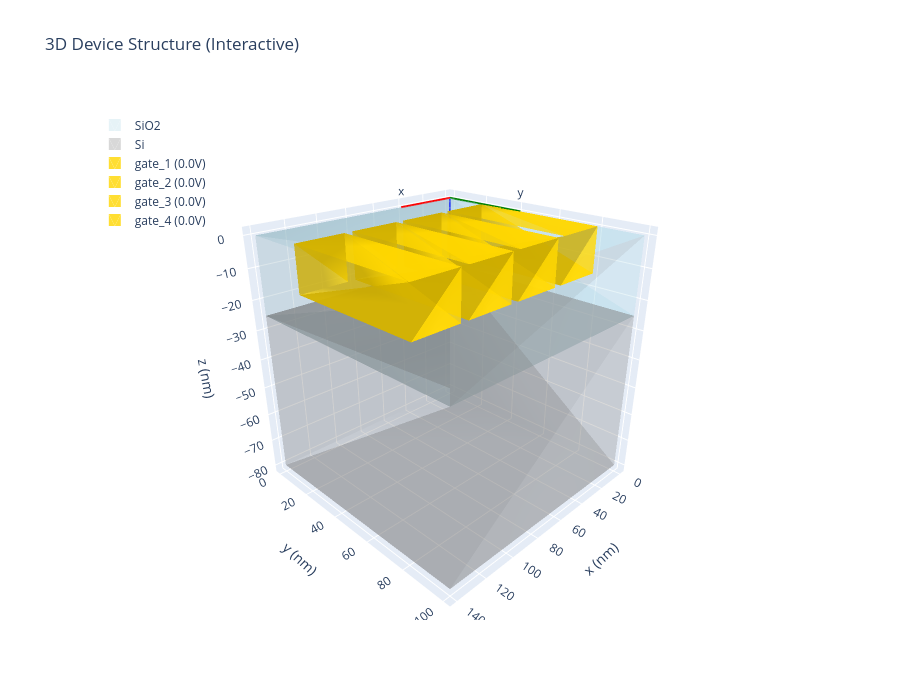

The notebook cell saved with this chart:
### Code cell
import plotly.graph_objects as go

fig = go.Figure()

# Define colors for different materials
material_colors = {"SiO2": "lightblue", "Si": "gray", "electrode": "gold"}


# Function to create a box mesh
def create_box(x_range, y_range, z_range, color, name, opacity=0.5):
    """Create a 3D box using Mesh3d"""
    x_min, x_max = x_range
    y_min, y_max = y_range
    z_min, z_max = z_range

    # 8 vertices of the box
    vertices_x = [x_min, x_max, x_max, x_min, x_min, x_max, x_max, x_min]
    vertices_y = [y_min, y_min, y_max, y_max, y_min, y_min, y_max, y_max]
    vertices_z = [z_min, z_min, z_min, z_min, z_max, z_max, z_max, z_max]

    # 12 triangles (2 per face, 6 faces)
    i = [0, 0, 0, 0, 4, 4, 6, 6, 0, 0, 2, 2]
    j = [1, 2, 3, 4, 5, 6, 7, 2, 5, 1, 6, 3]
    k = [2, 3, 4, 5, 6, 7, 4, 1, 4, 5, 7, 7]

    return go.Mesh3d(
        x=vertices_x,
        y=vertices_y,
        z=vertices_z,
        i=i,
        j=j,
        k=k,
        color=color,
        opacity=opacity,
        name=name,
        showlegend=True,
    )


# Convert to nm for visualization
size_x_nm = manager.size_x * 1e9
size_y_nm = manager.size_y * 1e9

# Add material layers
for layer in manager.layers:
    z_max, z_min = layer["z_range"]
    material = layer["material"]

    box = create_box(
        x_range=[0, size_x_nm],
        y_range=[0, size_y_nm],
        z_range=[z_min * 1e9, z_max * 1e9],
        color=material_colors.get(material, "lightgray"),
        name=f"{material}",
        opacity=0.3,
    )
    fig.add_trace(box)

# Add electrodes
for i, electrode in enumerate(manager.electrodes):
    x_min, x_max = electrode["x_range"]
    y_min, y_max = electrode["y_range"]
    z_position = electrode["z_position"]
    voltage = electrode["voltage"]

    box = create_box(
        x_range=[x_min * 1e9, x_max * 1e9],
        y_range=[y_min * 1e9, y_max * 1e9],
        z_range=[z_position * 1e9, 0],  # From z_position to surface
        color=material_colors["electrode"],
        name=f"{electrode['name']} ({voltage}V)",
        opacity=0.8,
    )
    fig.add_trace(box)

# Add coordinate axes with arrows
axis_length = max(size_x_nm, size_y_nm, abs(manager.size_z * 1e9)) * 0.3

# X-axis (red)
fig.add_trace(
    go.Scatter3d(
        x=[0, axis_length],
        y=[0, 0],
        z=[0, 0],
        mode="lines+text",
        line=dict(color="red", width=4),
        text=["", "x"],
        textposition="top center",
        showlegend=False,
    )
)

# Y-axis (green)
fig.add_trace(
    go.Scatter3d(
        x=[0, 0],
        y=[0, axis_length],
        z=[0, 0],
        mode="lines+text",
        line=dict(color="green", width=4),
        text=["", "y"],
        textposition="top center",
        showlegend=False,
    )
)

# Z-axis (blue)
fig.add_trace(
    go.Scatter3d(
        x=[0, 0],
        y=[0, 0],
        z=[0, -axis_length],
        mode="lines+text",
        line=dict(color="blue", width=4),
        text=["", "z"],
        textposition="middle right",
        showlegend=False,
    )
)

# Add text annotations for key interfaces
annotations = [
    dict(
        x=size_x_nm / 2,
        y=size_y_nm / 2,
        z=0,
        text="Surface (z=0)",
        showarrow=False,
        font=dict(size=10),
    ),
    dict(
        x=size_x_nm / 2,
        y=size_y_nm / 2,
        z=-20,
        text="SiO₂/Si Interface",
        showarrow=False,
        font=dict(size=10, color="red"),
    ),
]

fig.update_layout(
    title="3D Device Structure (Interactive)",
    scene=dict(
        xaxis_title="x (nm)",
        yaxis_title="y (nm)",
        zaxis_title="z (nm)",
        camera=dict(eye=dict(x=1.5, y=1.5, z=1.0)),
        aspectmode="manual",
        aspectratio=dict(x=1, y=1, z=1),
    ),
    width=900,
    height=700,
    showlegend=True,
    legend=dict(x=0.02, y=0.98, bgcolor="rgba(255,255,255,0.8)"),
)

fig.show()

print("✓ 3D structure visualization created")
print(f"  Materials: {', '.join([l['material'] for l in manager.layers])}")
print(f"  Electrodes: {len(manager.electrodes)}")
print("  - Gold: Electrodes")
print("  - Light blue: SiO₂")
print("  - Gray: Si")

### Figure 1 — Plotly figure (JSON) as saved in the notebook; plotly's stock layout.template omitted (floating-point values rounded to 4 significant figures)
{"data": [{"color": "lightblue", "i": [0, 0, 0, 0, 4, 4, 6, 6, 0, 0, 2, 2], "j": [1, 2, 3, 4, 5, 6, 7, 2, 5, 1, 6, 3], "k": [2, 3, 4, 5, 6, 7, 4, 1, 4, 5, 7, 7], "name": "SiO2", "opacity": 0.3, "showlegend": true, "type": "mesh3d", "x": [0, 140, 140, 0, 0, 140, 140, 0], "y": [0, 0, 100, 100, 0, 0, 100, 100], "z": [-25, -25, -25, -25, 0, 0, 0, 0]}, {"color": "gray", "i": [0, 0, 0, 0, 4, 4, 6, 6, 0, 0, 2, 2], "j": [1, 2, 3, 4, 5, 6, 7, 2, 5, 1, 6, 3], "k": [2, 3, 4, 5, 6, 7, 4, 1, 4, 5, 7, 7], "name": "Si", "opacity": 0.3, "showlegend": true, "type": "mesh3d", "x": [0, 140, 140, 0, 0, 140, 140, 0], "y": [0, 0, 100, 100, 0, 0, 100, 100], "z": [-80, -80, -80, -80, -25, -25, -25, -25]}, {"color": "gold", "i": [0, 0, 0, 0, 4, 4, 6, 6, 0, 0, 2, 2], "j": [1, 2, 3, 4, 5, 6, 7, 2, 5, 1, 6, 3], "k": [2, 3, 4, 5, 6, 7, 4, 1, 4, 5, 7, 7], "name": "gate_1 (0.0V)", "opacity": 0.8, "showlegend": true, "type": "mesh3d", "x": [0, 30.0, 30.0, 0, 0, 30.0, 30.0, 0], "y": [20, 20, 80, 80, 20, 20, 80, 80], "z": [-15.0, -15.0, -15.0, -15.0, 0, 0, 0, 0]}, {"color": "gold", "i": [0, 0, 0, 0, 4, 4, 6, 6, 0, 0, 2, 2], "j": [1, 2, 3, 4, 5, 6, 7, 2, 5, 1, 6, 3], "k": [2, 3, 4, 5, 6, 7, 4, 1, 4, 5, 7, 7], "name": "gate_2 (0.0V)", "opacity": 0.8, "showlegend": true, "type": "mesh3d", "x": [35, 65, 65, 35, 35, 65, 65, 35], "y": [20, 20, 80, 80, 20, 20, 80, 80], "z": [-15.0, -15.0, -15.0, -15.0, 0, 0, 0, 0]}, {"color": "gold", "i": [0, 0, 0, 0, 4, 4, 6, 6, 0, 0, 2, 2], "j": [1, 2, 3, 4, 5, 6, 7, 2, 5, 1, 6, 3], "k": [2, 3, 4, 5, 6, 7, 4, 1, 4, 5, 7, 7], "name": "gate_3 (0.0V)", "opacity": 0.8, "showlegend": true, "type": "mesh3d", "x": [70, 100, 100, 70, 70, 100, 100, 70], "y": [20, 20, 80, 80, 20, 20, 80, 80], "z": [-15.0, -15.0, -15.0, -15.0, 0, 0, 0, 0]}, {"color": "gold", "i": [0, 0, 0, 0, 4, 4, 6, 6, 0, 0, 2, 2], "j": [1, 2, 3, 4, 5, 6, 7, 2, 5, 1, 6, 3], "k": [2, 3, 4, 5, 6, 7, 4, 1, 4, 5, 7, 7], "name": "gate_4 (0.0V)", "opacity": 0.8, "showlegend": true, "type": "mesh3d", "x": [105, 135, 135, 105, 105, 135, 135, 105], "y": [20, 20, 80, 80, 20, 20, 80, 80], "z": [-15.0, -15.0, -15.0, -15.0, 0, 0, 0, 0]}, {"line": {"color": "red", "width": 4}, "mode": "lines+text", "showlegend": false, "text": ["", "x"], "textposition": "top center", "type": "scatter3d", "x": [0, 42], "y": [0, 0], "z": [0, 0]}, {"line": {"color": "green", "width": 4}, "mode": "lines+text", "showlegend": false, "text": ["", "y"], "textposition": "top center", "type": "scatter3d", "x": [0, 0], "y": [0, 42], "z": [0, 0]}, {"line": {"color": "blue", "width": 4}, "mode": "lines+text", "showlegend": false, "text": ["", "z"], "textposition": "middle right", "type": "scatter3d", "x": [0, 0], "y": [0, 0], "z": [0, -42]}], "layout": {"height": 700, "legend": {"bgcolor": "rgba(255,255,255,0.8)", "x": 0.02, "y": 0.98}, "scene": {"aspectmode": "manual", "aspectratio": {"x": 1, "y": 1, "z": 1}, "camera": {"eye": {"x": 1.5, "y": 1.5, "z": 1}}, "xaxis": {"title": {"text": "x (nm)"}}, "yaxis": {"title": {"text": "y (nm)"}}, "zaxis": {"title": {"text": "z (nm)"}}}, "showlegend": true, "title": {"text": "3D Device Structure (Interactive)"}, "width": 900}}
